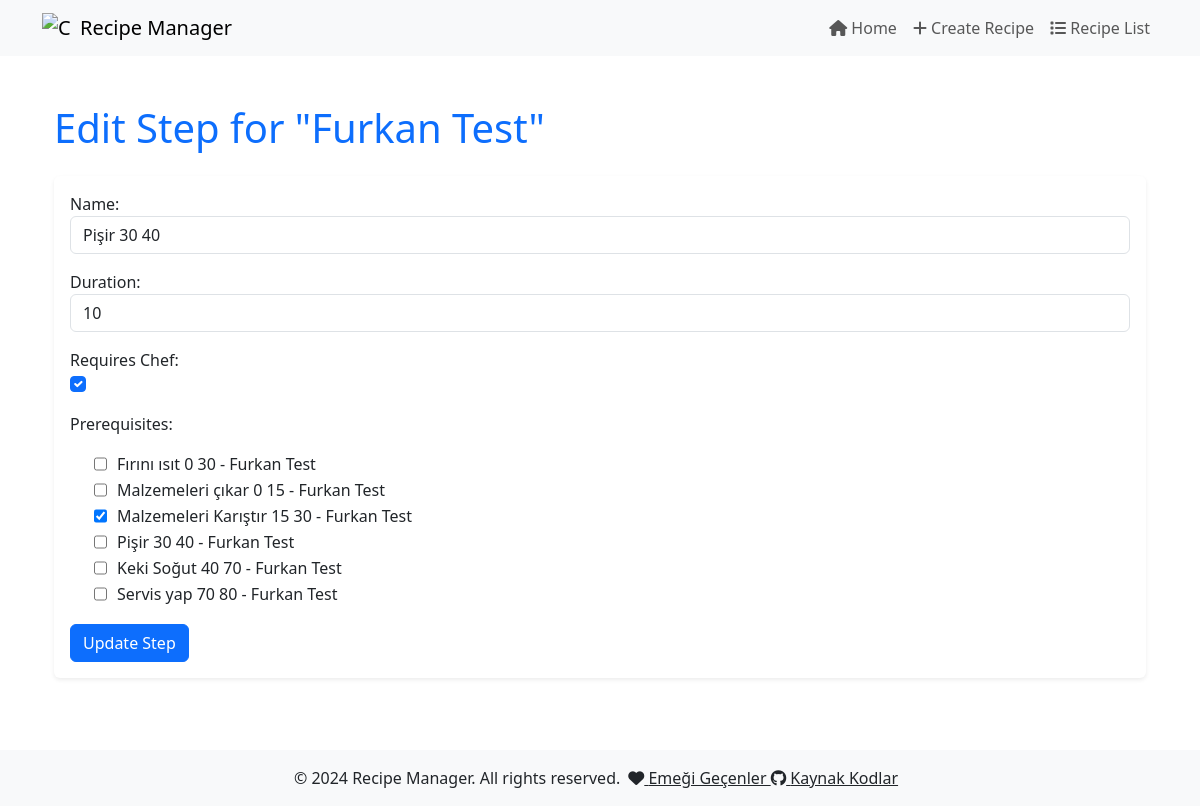
/edit-step/3/22/, run on an earlier commit of the app's database.
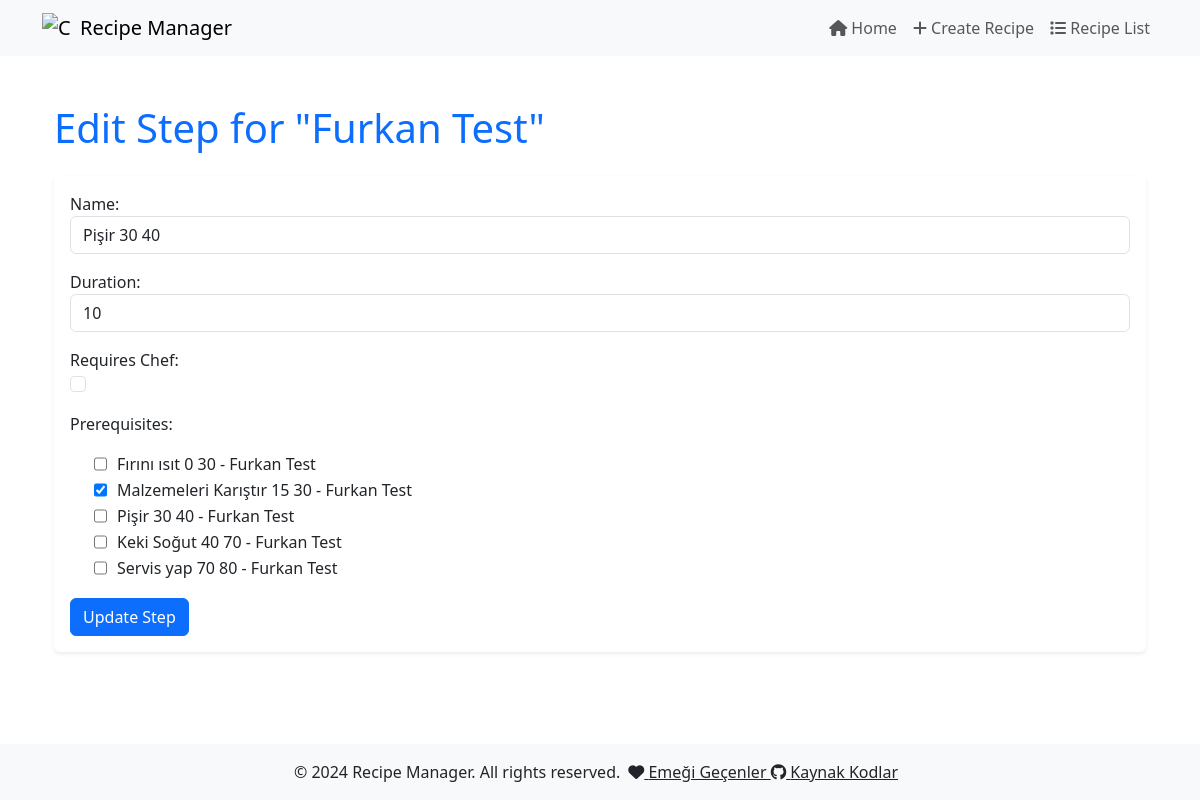
And on a later commit of the database.
### recipe_optimizer/models.py (models this page shows, shortened)
class RecipeStep(models.Model):
    recipe = models.ForeignKey(Recipe, related_name='steps', on_delete=models.CASCADE)
    name = models.CharField(max_length=200)
    duration = models.PositiveIntegerField()  # Adım süresi (dakika)
    occupies_chef = models.BooleanField(default=True)  # Şefi meşgul ediyor mu?
    prerequisites = models.ManyToManyField('self', symmetrical=False, blank=True)  # Önceki adımlar
    def __str__(self):
        return f"{self.name} - {self.recipe.name}"

class Recipe(models.Model):
    name = models.CharField(max_length=200)
    description = models.TextField()
    created_at = models.DateTimeField(auto_now_add=True)

### recipe_optimizer/views.py (the view)
# urls.py: path('edit-step/<int:recipe_id>/<int:step_id>/', views.edit_step, name='edit_step'),
def edit_step(request, recipe_id, step_id=None):
    recipe = get_object_or_404(Recipe, pk=recipe_id)  # Get the recipe based on the recipe_id
    if step_id:
        step = get_object_or_404(RecipeStep, pk=step_id, recipe=recipe)
    else:
        step = None
    if request.method == 'POST':
        form = RecipeStepForm(request.POST, instance=step, recipe=recipe)
        if form.is_valid():
            step = form.save(commit=False)
            step.recipe = recipe  # Link the step to the current recipe
            step.save()  # Save the step
            form.save_m2m()
            return redirect('optimize_recipe', recipe_id=recipe_id)
    else:
        form = RecipeStepForm(instance=step, recipe=recipe)
    return render(request, 'edit_step.html', {
        'form': form,
        'recipe': recipe,
        'step': step
    })

### templates/edit_step.html (shortened to what this page needs)
{% extends 'base.html' %}
{% block content %}
<div class="container mt-5">
    <h1 class="mb-4 text-primary">
        {% if step %}
            Edit Step for "{{ recipe.name }}"
        {% else %}
            Add Step for "{{ recipe.name }}"
        {% endif %}
    </h1>
    <div class="card mb-4 shadow-sm border-0">
        <div class="card-body">
            <form method="POST">
                {{ form.as_p }}
                <button type="submit" class="btn btn-primary">
                    {% if step %}Update Step{% else %}Add Step{% endif %}
                </button>
            </form>
        </div>
    </div>
</div>
{% endblock %}

What changed in the data, as far as the page shows it:
changed RecipeStep "Pişir 30 40": occupies_chef "☑" → "☐"
Also different on the page:
form field prerequisites: "☐ ☐ ☑ ☐ ☐ ☐" → "☐ ☑ ☐ ☐ ☐"
text no longer shown: "Name: Duration: Requires Chef: Prerequisites: Fırını ısıt 0 30 - Furkan Test Malzemeleri çıkar 0 15 - Furkan Test Malzemeleri Karıştır 15 30 - Furkan Test Pişir 30 40 - Furkan Test Keki Soğut 40 70 - Furkan Test Servis yap 70 80 - Furkan Test"
text now shown: "Name: Duration: Requires Chef: Prerequisites: Fırını ısıt 0 30 - Furkan Test Malzemeleri Karıştır 15 30 - Furkan Test Pişir 30 40 - Furkan Test Keki Soğut 40 70 - Furkan Test Servis yap 70 80 - Furkan Test"
